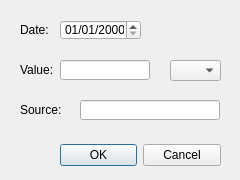
<?xml version="1.0" encoding="UTF-8"?>
<ui version="4.0">
 <class>AddIncome</class>
 <widget class="QDialog" name="AddIncome">
  <property name="windowModality">
   <enum>Qt::ApplicationModal</enum>
  </property>
  <property name="geometry">
   <rect>
    <x>0</x>
    <y>0</y>
    <width>240</width>
    <height>180</height>
   </rect>
  </property>
  <property name="cursor">
   <cursorShape>ArrowCursor</cursorShape>
  </property>
  <property name="windowTitle">
   <string>Add income</string>
  </property>
  <property name="modal">
   <bool>true</bool>
  </property>
  <widget class="QDialogButtonBox" name="buttonsOkCancel">
   <property name="geometry">
    <rect>
     <x>60</x>
     <y>140</y>
     <width>161</width>
     <height>31</height>
    </rect>
   </property>
   <property name="orientation">
    <enum>Qt::Horizontal</enum>
   </property>
   <property name="standardButtons">
    <set>QDialogButtonBox::Cancel|QDialogButtonBox::Ok</set>
   </property>
   <property name="centerButtons">
    <bool>false</bool>
   </property>
  </widget>
  <widget class="QDateEdit" name="dateEdit">
   <property name="geometry">
    <rect>
     <x>60</x>
     <y>20</y>
     <width>81</width>
     <height>20</height>
    </rect>
   </property>
   <property name="maximumDateTime">
    <datetime>
     <hour>23</hour>
     <minute>59</minute>
     <second>59</second>
     <year>9999</year>
     <month>8</month>
     <day>30</day>
    </datetime>
   </property>
   <property name="displayFormat">
    <string>dd/MM/yyyy</string>
   </property>
  </widget>
  <widget class="QLabel" name="labelDate">
   <property name="geometry">
    <rect>
     <x>20</x>
     <y>20</y>
     <width>41</width>
     <height>20</height>
    </rect>
   </property>
   <property name="text">
    <string>Date:</string>
   </property>
  </widget>
  <widget class="QLabel" name="labelMoney">
   <property name="geometry">
    <rect>
     <x>20</x>
     <y>60</y>
     <width>41</width>
     <height>20</height>
    </rect>
   </property>
   <property name="text">
    <string>Value:</string>
   </property>
  </widget>
  <widget class="QLineEdit" name="lineEditMoneyValue">
   <property name="geometry">
    <rect>
     <x>60</x>
     <y>60</y>
     <width>90</width>
     <height>20</height>
    </rect>
   </property>
  </widget>
  <widget class="QComboBox" name="comboBoxCurrency">
   <property name="geometry">
    <rect>
     <x>170</x>
     <y>60</y>
     <width>51</width>
     <height>21</height>
    </rect>
   </property>
  </widget>
  <widget class="QLabel" name="labelSource">
   <property name="geometry">
    <rect>
     <x>20</x>
     <y>100</y>
     <width>50</width>
     <height>20</height>
    </rect>
   </property>
   <property name="text">
    <string>Source:</string>
   </property>
  </widget>
  <widget class="QLineEdit" name="lineEditSource">
   <property name="geometry">
    <rect>
     <x>80</x>
     <y>100</y>
     <width>140</width>
     <height>20</height>
    </rect>
   </property>
  </widget>
 </widget>
 <resources/>
 <connections>
  <connection>
   <sender>buttonsOkCancel</sender>
   <signal>accepted()</signal>
   <receiver>AddIncome</receiver>
   <slot>accept()</slot>
   <hints>
    <hint type="sourcelabel">
     <x>248</x>
     <y>254</y>
    </hint>
    <hint type="destinationlabel">
     <x>157</x>
     <y>274</y>
    </hint>
   </hints>
  </connection>
  <connection>
   <sender>buttonsOkCancel</sender>
   <signal>rejected()</signal>
   <receiver>AddIncome</receiver>
   <slot>reject()</slot>
   <hints>
    <hint type="sourcelabel">
     <x>316</x>
     <y>260</y>
    </hint>
    <hint type="destinationlabel">
     <x>286</x>
     <y>274</y>
    </hint>
   </hints>
  </connection>
 </connections>
</ui>
